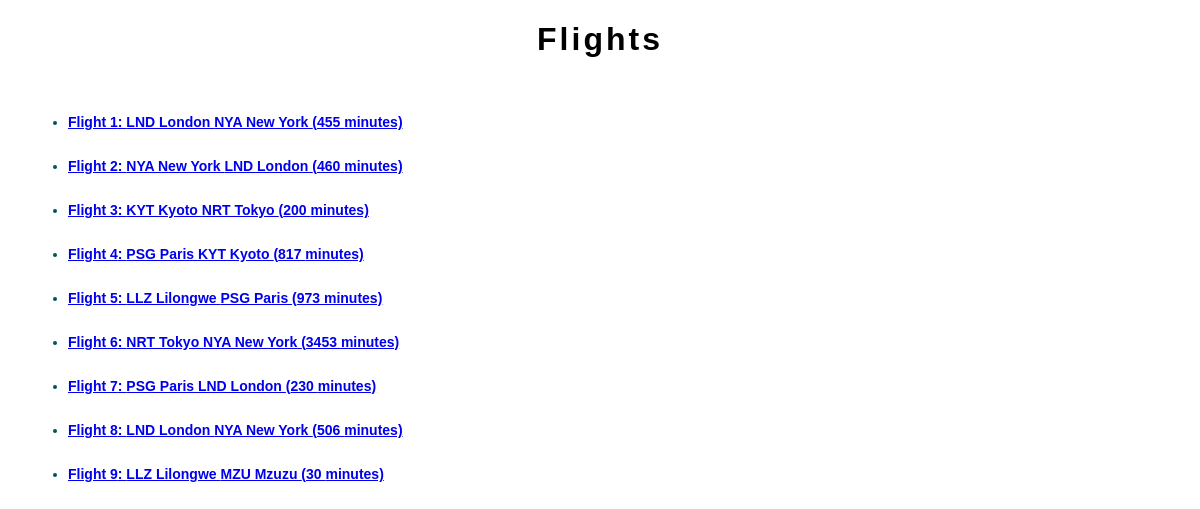
The app's page /flights/ with its own data.
### flights/models.py (models this page shows, shortened)
class Flight(models.Model):
    origin = models.ForeignKey(Airport, on_delete = models.CASCADE, related_name="departures")
    destination = models.ForeignKey(Airport, on_delete = models.CASCADE, related_name="arrivals")
    duration = models.IntegerField()

class Airport(models.Model):
    code = models.CharField(max_length=3)
    city = models.CharField(max_length=64)
    def __str__(self):
        return f"{self.code} {self.city}"

### flights/views.py (the view)
# urls.py: path('', views.index, name="index"),
def index(request):
    return render(request, "flights/index.html", {
        "flights": Flight.objects.all()
    })

### flights/templates/flights/index.html
{% extends 'flights/layout.html' %}
{% block body %}
    <h1 class="flights-header">Flights</h1>
    <div class="content-wrapper">
        {% for flight in flights %}
            <ul>
                <li><a href="{% url 'flight' flight.id %}">Flight {{ flight.id }}: {{ flight.origin }} {{ flight.destination }} ({{ flight.duration }} minutes) </li></a>
            </ul>
        {% empty %}
            <li>nothing available to display</li>
        {% endfor %}
    </div>
{% endblock %}

### flights/templates/flights/layout.html (shortened to what this page needs)
{% load static %}
<!DOCTYPE html>
<html>
    <head>
        <link rel="stylesheet" href="{% static 'css/styles.css' %}">
    </head>
    <body>
        {% block body %}
        {% endblock %}
    </body>
</html>

### flights/static/css/styles.css (style rules this page uses)
body { font-family: 'Gill Sans', 'Gill Sans MT', Calibri, 'Trebuchet MS', sans-serif; }
.flights-header { text-align: center; letter-spacing: 3px; }

### flights/templates/flights/layout.html (style rules this page uses)
.content-wrapper { font-family: 'Trebuchet MS', 'Lucida Sans Unicode', 'Lucida Grande', 'Lucida Sans', Arial, sans-serif; display: flex; flex-direction: column; padding: 20px; font-weight: bold; font-size: 14px; color: rgb(3, 85, 85); }

### records on screen
Flight: id "1", origin "LND London", destination "NYA New York", duration "455"
Flight: id "2", origin "NYA New York", destination "LND London", duration "460"
Flight: id "3", origin "KYT Kyoto", destination "NRT Tokyo", duration "200"
Flight: id "4", origin "PSG Paris", destination "KYT Kyoto", duration "817"
Flight: id "5", origin "LLZ Lilongwe", destination "PSG Paris", duration "973"
Flight: id "6", origin "NRT Tokyo", destination "NYA New York", duration "3453"
Flight: id "7", origin "PSG Paris", destination "LND London", duration "230"
Flight: id "8", origin "LND London", destination "NYA New York", duration "506"
Flight: id "9", origin "LLZ Lilongwe", destination "MZU Mzuzu", duration "30"
